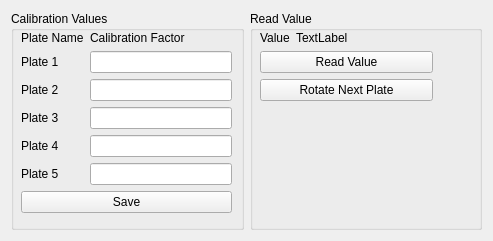
<?xml version="1.0" encoding="UTF-8"?>
<ui version="4.0">
 <class>Form</class>
 <widget class="QWidget" name="Form">
  <property name="geometry">
   <rect>
    <x>0</x>
    <y>0</y>
    <width>493</width>
    <height>241</height>
   </rect>
  </property>
  <property name="windowTitle">
   <string>Calibration</string>
  </property>
  <layout class="QGridLayout" name="gridLayout_3">
   <item row="0" column="0">
    <layout class="QHBoxLayout" name="horizontalLayout">
     <item>
      <widget class="QGroupBox" name="groupBox">
       <property name="title">
        <string>Calibration Values</string>
       </property>
       <widget class="QWidget" name="layoutWidget_2">
        <property name="geometry">
         <rect>
          <x>10</x>
          <y>20</y>
          <width>211</width>
          <height>188</height>
         </rect>
        </property>
        <layout class="QFormLayout" name="formLayout">
         <item row="0" column="0">
          <widget class="QLabel" name="label_7">
           <property name="text">
            <string>Plate Name</string>
           </property>
          </widget>
         </item>
         <item row="0" column="1">
          <widget class="QLabel" name="label_6">
           <property name="text">
            <string>Calibration Factor</string>
           </property>
          </widget>
         </item>
         <item row="1" column="0">
          <widget class="QLabel" name="label">
           <property name="text">
            <string>Plate 1</string>
           </property>
          </widget>
         </item>
         <item row="1" column="1">
          <widget class="QLineEdit" name="lineEdit"/>
         </item>
         <item row="2" column="0">
          <widget class="QLabel" name="label_2">
           <property name="text">
            <string>Plate 2</string>
           </property>
          </widget>
         </item>
         <item row="2" column="1">
          <widget class="QLineEdit" name="lineEdit_2"/>
         </item>
         <item row="3" column="0">
          <widget class="QLabel" name="label_3">
           <property name="text">
            <string>Plate 3</string>
           </property>
          </widget>
         </item>
         <item row="3" column="1">
          <widget class="QLineEdit" name="lineEdit_3"/>
         </item>
         <item row="4" column="0">
          <widget class="QLabel" name="label_4">
           <property name="text">
            <string>Plate 4</string>
           </property>
          </widget>
         </item>
         <item row="4" column="1">
          <widget class="QLineEdit" name="lineEdit_4"/>
         </item>
         <item row="5" column="0">
          <widget class="QLabel" name="label_5">
           <property name="text">
            <string>Plate 5</string>
           </property>
          </widget>
         </item>
         <item row="5" column="1">
          <widget class="QLineEdit" name="lineEdit_5"/>
         </item>
         <item row="6" column="0" colspan="2">
          <widget class="QPushButton" name="pushButton_3">
           <property name="text">
            <string>Save</string>
           </property>
          </widget>
         </item>
        </layout>
       </widget>
      </widget>
     </item>
     <item>
      <widget class="QGroupBox" name="groupBox_2">
       <property name="title">
        <string>Read Value</string>
       </property>
       <widget class="QWidget" name="layoutWidget_3">
        <property name="geometry">
         <rect>
          <x>10</x>
          <y>20</y>
          <width>173</width>
          <height>106</height>
         </rect>
        </property>
        <layout class="QFormLayout" name="formLayout_2">
         <item row="0" column="0">
          <widget class="QLabel" name="label_8">
           <property name="text">
            <string>Value</string>
           </property>
          </widget>
         </item>
         <item row="1" column="0" colspan="2">
          <widget class="QPushButton" name="pushButton">
           <property name="text">
            <string>Read Value</string>
           </property>
          </widget>
         </item>
         <item row="2" column="0" colspan="2">
          <widget class="QPushButton" name="pushButton_2">
           <property name="text">
            <string>Rotate Next Plate</string>
           </property>
          </widget>
         </item>
         <item row="0" column="1">
          <widget class="QLabel" name="label_9">
           <property name="text">
            <string>TextLabel</string>
           </property>
          </widget>
         </item>
        </layout>
       </widget>
      </widget>
     </item>
    </layout>
   </item>
  </layout>
 </widget>
 <resources/>
 <connections/>
</ui>
